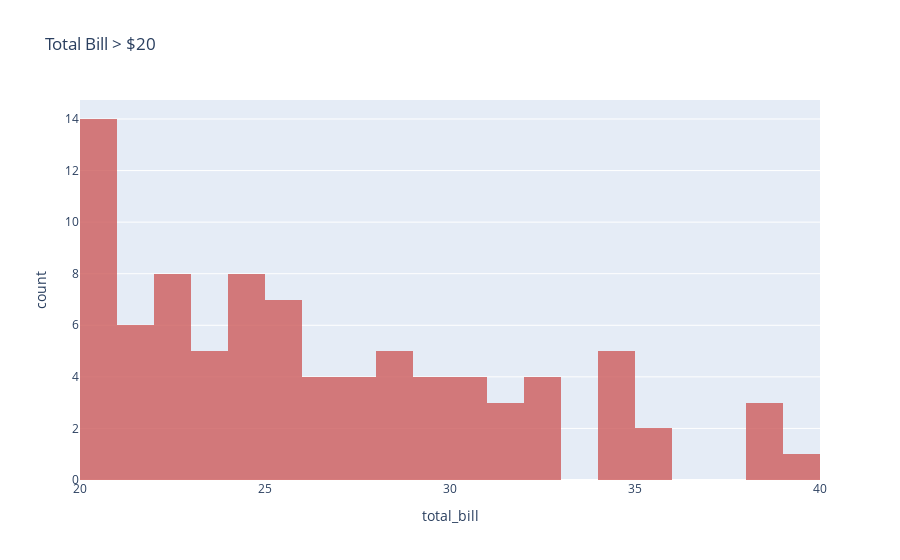

The notebook cell saved with this chart:
### Code cell
total_bill_above_20=df[df['total_bill']>20] # filter data
fig = px.histogram(total_bill_above_20, x='total_bill', nbins=30, title='Total Bill > $20', opacity=0.8, color_discrete_sequence=['indianred']) # create histogram
fig.show() # display plot

### Figure 1 — Plotly figure (JSON) as saved in the notebook; plotly's stock layout.template omitted (floating-point values rounded to 4 significant figures)
{"data": [{"alignmentgroup": "True", "bingroup": "x", "hovertemplate": "total_bill=%{x}<br>count=%{y}<extra></extra>", "legendgroup": "", "marker": {"color": "indianred", "opacity": 0.8, "pattern": {"shape": ""}}, "name": "", "nbinsx": 30, "offsetgroup": "", "orientation": "v", "showlegend": false, "type": "histogram", "x": [21.01, 23.68, 24.59, 25.29, 26.88, 35.26, 21.58, 20.65, 20.29, 39.42, 21.7, 20.69, 24.06, 31.27, 30.4, 22.23, 32.4, 28.55, 34.81, 25.56, 38.01, 26.41, 20.29, 20.08, 20.23, 26.86, 25.28, 27.2, 22.76, 32.68, 34.83, 24.71, 21.16, 28.97, 22.49, 22.75, 27.28, 21.01, 22.42, 20.92, 20.49, 25.21, 38.07, 23.95, 25.71, 29.93, 24.08, 29.8, 22.82, 20.27, 34.3, 27.05, 24.55, 29.85, 25, 21.5, 24.52, 20.76, 31.71, 31.85, 32.9, 34.63, 34.65, 23.33, 23.17, 20.69, 20.9, 30.46, 23.1, 28.44, 20.53, 26.59, 38.73, 24.27, 30.06, 25.89, 28.17, 28.15, 30.14, 20.45, 22.12, 24.01, 32.83, 35.83, 29.03, 27.18, 22.67], "xaxis": "x", "yaxis": "y"}], "layout": {"barmode": "relative", "legend": {"tracegroupgap": 0}, "title": {"text": "Total Bill > $20"}, "xaxis": {"anchor": "y", "domain": [0, 1], "title": {"text": "total_bill"}}, "yaxis": {"anchor": "x", "domain": [0, 1], "title": {"text": "count"}}}}
